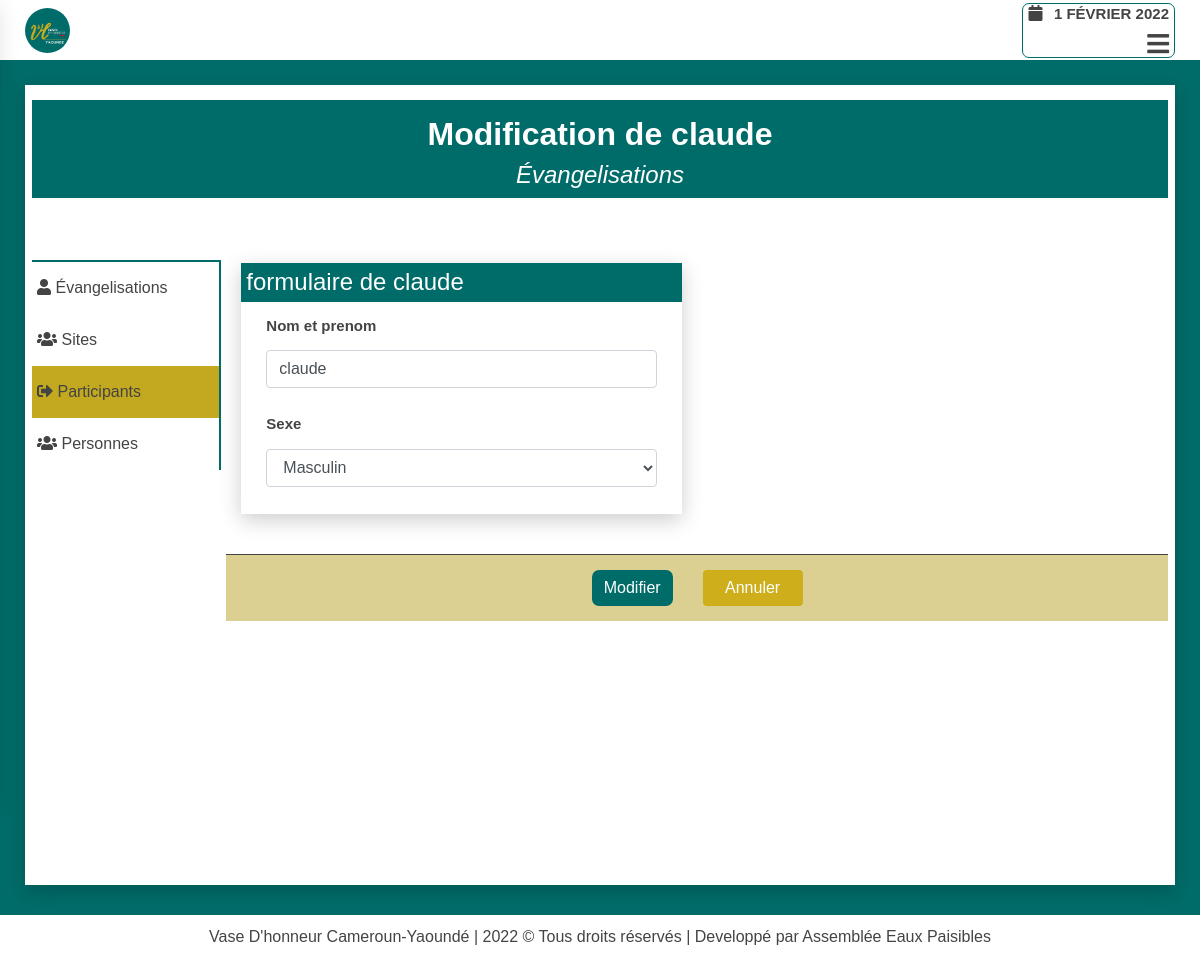
Page /evangelisation/modifier/participants/5/ (signed in) on the committed database.
### evangelisation/models.py (models this page shows)
class Participant(models.Model):
    SEXE = (
        ('masculin', 'Masculin'),
        ('féminin', 'Féminin')
    )
    nom_et_prenom = models.CharField(max_length=200, unique=True, error_messages={'unique':"Un participant avec ce nom et\ou prénom existe déjà"})
    sexe = models.CharField(choices=SEXE, max_length=15, verbose_name='Sexe')
    author = models.ForeignKey(User, related_name='participants',
                                on_delete=models.SET_NULL,
                                blank=True,
                                null=True,
                                verbose_name="créer par ")
    created = models.DateTimeField(auto_now_add=True)
    updated = models.DateTimeField(auto_now=True)
    def __str__(self):
        return self.nom_et_prenom

### evangelisation/views.py (the view)
@login_required(login_url="user_login")
def evangelisation_app_operations_modifier(request, type_opera, id):
    model = None
    model = get_model(type_opera)
    instance_model = None
    context = dict()
    form_model = None
    form_model = get_form_model(type_opera)
    try:
        instance_model = model.objects.get(id=id)
        if request.method=='POST':
            form_model = form_model(instance=instance_model, data=request.POST)
            if form_model.is_valid():
                form_model.save()
                messages.success(request, 'modification réussie')
                return redirect('evangelisation:evangelisation_app_operations', type_opera)
        else:
            form_model = form_model(instance=instance_model)
        context['form'] = form_model
        context['instance_model'] = instance_model
        context['type_opera'] = type_opera
        return render(request, "pages/modifier.html", context)
    except model.DoesNotExist:
        return redirect('evangelisation:evangelisation_app_operations', type_opera)

### evangelisation/forms.py (shortened to what this page needs)
class ParticipantForm(forms.ModelForm):
    class Meta:
        model = Participant
        fields = ['nom_et_prenom', 'sexe']

### evangelisation/utils.py (called while the page is built)
def get_form_model(type_opera):
    form_model = None
    if type_opera=="participants":
        form_model = ParticipantForm
    elif type_opera=="personnes":
        form_model = PersonForm
    elif type_opera=="sites":
        form_model = SiteForm
    elif type_opera=="évangelisations":
        form_model = EvangForm
    return form_model

def get_model(type_opera):
    if type_opera=="participants":
        return Participant
    elif type_opera=="personnes":
        return Person
    elif type_opera=="sites":
        return Site
    elif type_opera=="évangelisations":
        return Evangelisation

### evangelisation/templates/pages/modifier.html (shortened to what this page needs)
{% extends 'base.html' %}
{% block hamburger %}
<div class="menu-btn">
    <i class="fas fa-bars"></i>
</div>
{% endblock hamburger %}
{% block content %}
<div class="wrapper-head-liste">
    <div class="head-liste">
        <h2>
            Modification de {{form.instance}}
        </h2>
        <h4>Évangelisations</h4>
    </div>
</div>
<div class="wrapper-liste">
    <div class="row">
        <div class="col-md-2">
            {% include 'partials/operation-side-bar-link.html' %}
        </div>
        <div class="col-md-10">
            <div class="liste">
                {% load widget_tweaks %}
                <form id="form-suppresion-liste"
                        action="{% url 'evangelisation:evangelisation_app_operations_modifier' type_opera instance_model.id %}"
                        method="post"
                        class="form-group row">
                        <div class="col-md-6">
                            <div class="wrapper-form_set_item">
                                <h4 class="form-name">formulaire de {{form.instance}}</h4>
                                <div class="form_set_item_field">
                                    {% for field in form %}
                                    <div class="form-group {% if field.errors %}has-error{% endif %}" style="overflow: auto;">
                                        <div class="form-field">
                                            <label for="{{ field.id_for_label }}">{{field.label}}</label>
                                            {% render_field field class="form-control" %}
                                        </div>
                                    </div>
                                    {% endfor %}
                                </div>
                            </div>
                        </div>
                    <div class="row">
                        <div class="col-md-12">
                            <div class="wrapper-btn-formset">
                                <button type="submit" class="btn btn-success">Modifier</button>
                                <a href="{% url 'evangelisation:evangelisation_app_operations' type_opera %}" class="btn btn-secondary">Annuler</a>
                            </div>
                        </div>
                    </div>
                </form>
            </div>
        </div>
    </div>
</div>
{% endblock content %}

### static/css_root/style.css (style rules this page uses)
* { margin: 0; padding: 0; box-sizing: border-box; font-family: "Poppins", sans-serif; }
.col, .col-1, .col-10, .col-11, .col-12, .col-2, .col-3, .col-4, .col-5, .col-6, .col-7, .col-8, .col-9, .col-auto, .col-lg, .col-lg-1, .col-lg-10, .col-lg-11, .col-lg-12, .col-lg-2, .col-lg-3, .col-lg-4, .col-lg-5, .col-lg-6, .col-lg-7, .col-lg-8, .col-lg-9, .col-lg-auto, .col-md, .col-md-1, .col-md-10, .col-md-11, .col-md-12, .col-md-2, .col-md-3, .col-md-4, .col-md-5, .col-md-6, .col-md-7, .col-md-8, .col-md-9, .col-md-auto, .col-sm, .col-sm-1, .col-sm-10, .col-sm-11, .col-sm-12, .col-sm-2, .col-sm-3, .col-sm-4, .col-sm-5, .col-sm-6, .col-sm-7, .col-sm-8, .col-sm-9, .col-sm-auto, .col-xl, .col-xl-1, .col-xl-10, .col-xl-11, .col-xl-12, .col-xl-2, .col-xl-3, .col-xl-4, .col-xl-5, .col-xl-6, .col-xl-7, .col-xl-8, .col-xl-9, .col-xl-auto { padding: 0px; }
h2, h4, p, a, small, b, div, section { color: #444; }
.row { margin: 0; width: 100%; }
body { min-height: 100vh; background-color: #006c69; }
.menu-btn { position: relative; color: #444; font-size: 25px; text-align: right; width: 100%; cursor: pointer; font-weight: bold; }
.btn-secondary { width: 100px; background: #c2a91f; }
.form-field input { width: 100%; }
.wrapper-form_set_item { margin: 15px; box-shadow: 0 6px 20px 0 rgba(0,0,0, .2); }
.wrapper-form_set_item h4 { background-color: #006c69; color: #fff; width: 100%; padding: 5px; }
.form_set_item_field { padding: 0px 25px 7px; }
.wrapper-btn-formset { display: flex; justify-content: center; align-items: center; width: 100%; margin-top: 25px; padding-top: 15px; padding-bottom: 15px; border-top: 1px solid; background-color: #dbd091; }
.wrapper-btn-formset button { margin-right: 15px; }
.wrapper-btn-formset a { margin-left: 15px; }

### accounts/static/accounts/css/accounts.css (style rules this page uses)
.form-group label { font-weight: bold; font-size: 15px; }
.btn-success { background: #006c69; border: none; border-radius: 7px; }
.btn-secondary { background: #ceae1b; border: none; }
.wrapper-head-liste { position: relative; background-color: #fff; width: 100%; display: flex; flex-direction: column; justify-content: center; align-items: center; padding: 15px 0px; }
.wrapper-head-liste .head-liste { display:flex; flex-direction: column; justify-content: center; align-items: center; width: 100%; background-color: #006c69; }
.head-liste h2 { display: block; color: #fff; font-weight: bold; margin-top: 15px; }
.head-liste h4 { display: block; font-style: italic; color: #fff; }
.wrapper-liste { width: 100%; }
.liste { display: flex; justify-content: space-between; flex-direction: column; flex-wrap: wrap; width: 100%; padding-left: 5px; margin-top: 35px; }
.liste form#form-suppresion-liste { width: 100%; }
.liste form#form-suppresion-liste label { padding: 5px 5px 5px 0px;font-weight: bold; }
select { padding: 4px 8px; border: none; margin-right: 5px; border-radius: 7px; background: #c7ebca; }

### rows in the picture
Participant: instance "claude", nom_et_prenom "claude" "Masculin"

### other values in the picture
{{ field.label }} "Nom et prenom" "Sexe"
